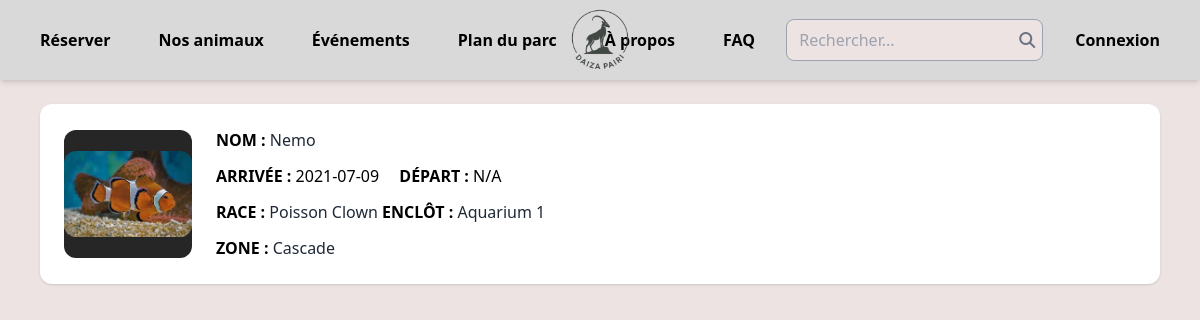
/animals, run on an earlier commit of the app's database.
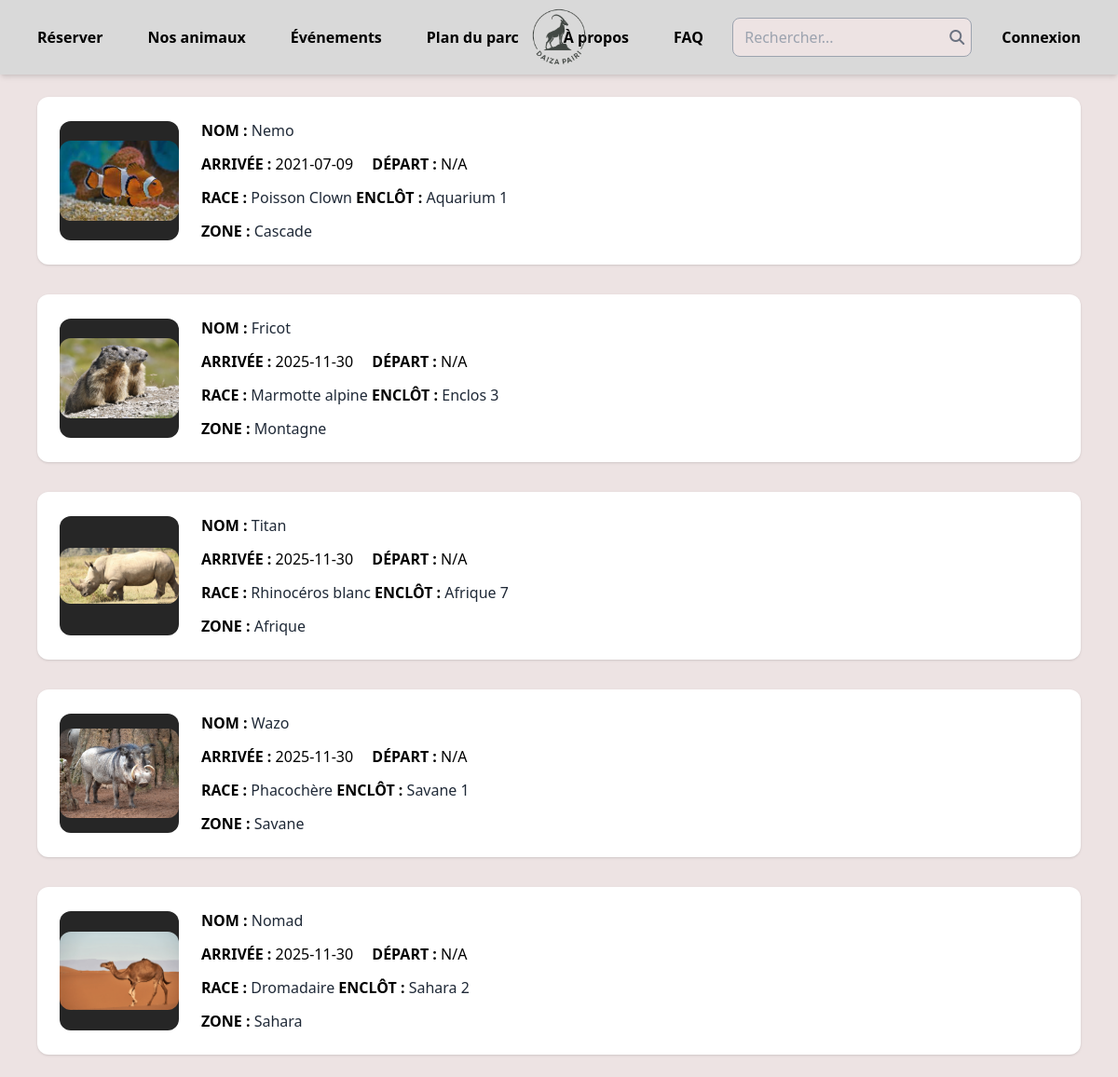
And on a later commit of the database.
### server.py (models this page shows)
class Animal(db.Model):
    id = db.Column(db.Integer, primary_key=True)
    nom = db.Column(db.String(80), nullable=False)
    enclot = db.Column(db.String(80), nullable=False)
    zone = db.Column(db.String(100), nullable=False)
    espèce = db.Column(db.String(80), nullable=False)
    arrive = db.Column(db.String(80), nullable=False)
    depart = db.Column(db.String(80))
    soin = db.Column(db.String(80))
    image = db.Column(db.String(200))
    soins = db.relationship(
        "Soin",
        backref="animal",
        cascade="all, delete-orphan",
        lazy=True
    )

### server.py (the view)
@app.route('/animals')
def animal():
    zone = request.args.get('zone')
    if zone:
        animaux = Animal.query.filter(Animal.zone.ilike(f"%{zone}%")).all()
        return render_template("animaux.html", animaux=animaux, zone=zone)
    if current_user.is_authenticated and current_user.role in ['admin', 'soigneur']:
        animaux = Animal.query.all()
        return render_template("animaux.html", animaux=animaux, zone=None)
    categories = ['Cascade', 'Montagne', 'Afrique', 'Savane', 'Sahara']
    resultats = []
    for cat in categories:
        count = Animal.query.filter(Animal.zone == cat).count()
        if count > 0:
            choix = random.randint(0, count - 1)
            animal = (
                Animal.query
                .filter(Animal.zone == cat)
                .offset(choix)
                .first()
            )
            if animal:
                resultats.append(animal)
    return render_template("animaux.html", animaux=resultats, zone=None)

### templates/animaux.html (shortened to what this page needs)
<!DOCTYPE html>
<html lang="fr">
<head>
  <script src="https://cdn.tailwindcss.com"></script>
  <link rel="stylesheet" href="https://cdnjs.cloudflare.com/ajax/libs/font-awesome/6.5.1/css/all.min.css">
</head>
<body class="w-full h-screen bg-[#EDE3E3]">
    {% include '/components/nav.html' %}
    <div class="w-full px-10 py-6 space-y-8">
        {% for animau in animaux %}
        <div id="animal-{{ animau.id }}" class="animal-card bg-white rounded-xl shadow flex items-center p-6 relative">
            <div class="w-32 h-32 bg-[#262626] rounded-xl flex items-center justify-center">
                <img src="../static/uploads/{{ animau.image }}" alt="photo animal" width="128" height="128" class="object-cover rounded-xl">
            </div>
            <div class="ml-6 space-y-3">
                <p>
                    <span class="font-semibold">NOM :</span>
                    <span class="text-gray-800">{{ animau.nom }}</span>
                </p>
                <p>
                    <span class="font-semibold">ARRIVÉE :</span> {{ animau.arrive }}
                    <span class="font-semibold ml-4">DÉPART :</span> {{ animau.depart if animau.depart else 'N/A' }}
                </p>
                <p>
                    <span class="font-semibold">RACE :</span>
                    <span class="text-gray-800">{{ animau.espèce }}</span>
                    <span class="font-semibold">ENCLÔT :</span>
                    <span class="text-gray-800">{{ animau.enclot if animau.enclot else 'N/A' }}</span>
                </p>
                <p>
                    <span class="font-semibold">ZONE :</span>
                    <span class="text-gray-800">{{ animau.zone }}</span>
                </p>
            </div>
        </div>
        {% endfor %}
    </div>
</body>
</html>

### templates/components/nav.html (shortened to what this page needs)
<nav class="bg-[#D9D9D9] w-full sticky top-0 z-50 shadow-md">
    <div class="hidden md:flex items-center justify-between px-6 py-3 h-20 relative">
      <div class="flex items-center space-x-4">
        <a href="/book" class="font-semibold px-4 py-2 rounded-full transition duration-300 hover:bg-green-500/70 hover:text-white">
          Réserver
        </a>
        <a href="/animals" class="font-semibold px-4 py-2 rounded-full transition duration-300 hover:bg-green-500/70 hover:text-white">
          Nos animaux
        </a>
        <a href="/events" class="font-semibold px-4 py-2 rounded-full transition duration-300 hover:bg-green-500/70 hover:text-white">
          Événements
        </a>
        <a href="/map" class="font-semibold px-4 py-2 rounded-full transition duration-300 hover:bg-green-500/70 hover:text-white">
          Plan du parc
        </a>
        <a href="/about" class="font-semibold px-4 py-2 rounded-full transition duration-300 hover:bg-green-500/70 hover:text-white">
          À propos
        </a>
        <a href="/faq" class="font-semibold px-4 py-2 rounded-full transition duration-300 hover:bg-green-500/70 hover:text-white block">
          FAQ
        </a>
      </div>
      <div class="absolute left-1/2 transform -translate-x-1/2">
        <a href="/">
          <img src="./static/images/logo2.png" alt="logo" class="w-20 h-20 rounded-full object-cover">
        </a>
      </div>
      <div class="flex items-center space-x-4">
        <div class="relative">
          <input
            type="text"
            placeholder="Rechercher..."
            class="px-3 py-2 rounded-lg border border-gray-400 bg-[#EDE3E3] focus:outline-none focus:ring-2 focus:ring-green-500"
          />
          <button class="absolute right-2 top-1/2 -translate-y-1/2 text-gray-500 hover:text-green-600">
            <i class="fas fa-search"></i>
          </button>
        </div>
        {% if current_user.is_authenticated %}
          <a href="/compte" class="font-semibold px-4 py-2 rounded-full transition duration-300 hover:bg-green-500/70 hover:text-white">
            Mon compte
          </a>
        {% else %}
          <a href="/login" class="font-semibold px-4 py-2 rounded-full transition duration-300 hover:bg-green-500/70 hover:text-white">
            Connexion
          </a>
        {% endif %}
      </div>
    </div>
  </nav>

What changed in the data, as far as the page shows it:
added Animal: image (picture), nom "Fricot", arrive "2025-11-30", depart "N/A", espèce "Marmotte alpine", enclot "Enclos 3", zone "Montagne"
added Animal: image (picture), nom "Titan", arrive "2025-11-30", depart "N/A", espèce "Rhinocéros blanc", enclot "Afrique 7", zone "Afrique"
added Animal: image (picture), nom "Wazo", arrive "2025-11-30", depart "N/A", espèce "Phacochère", enclot "Savane 1", zone "Savane"
added Animal: image (picture), nom "Nomad", arrive "2025-11-30", depart "N/A", espèce "Dromadaire", enclot "Sahara 2", zone "Sahara"
